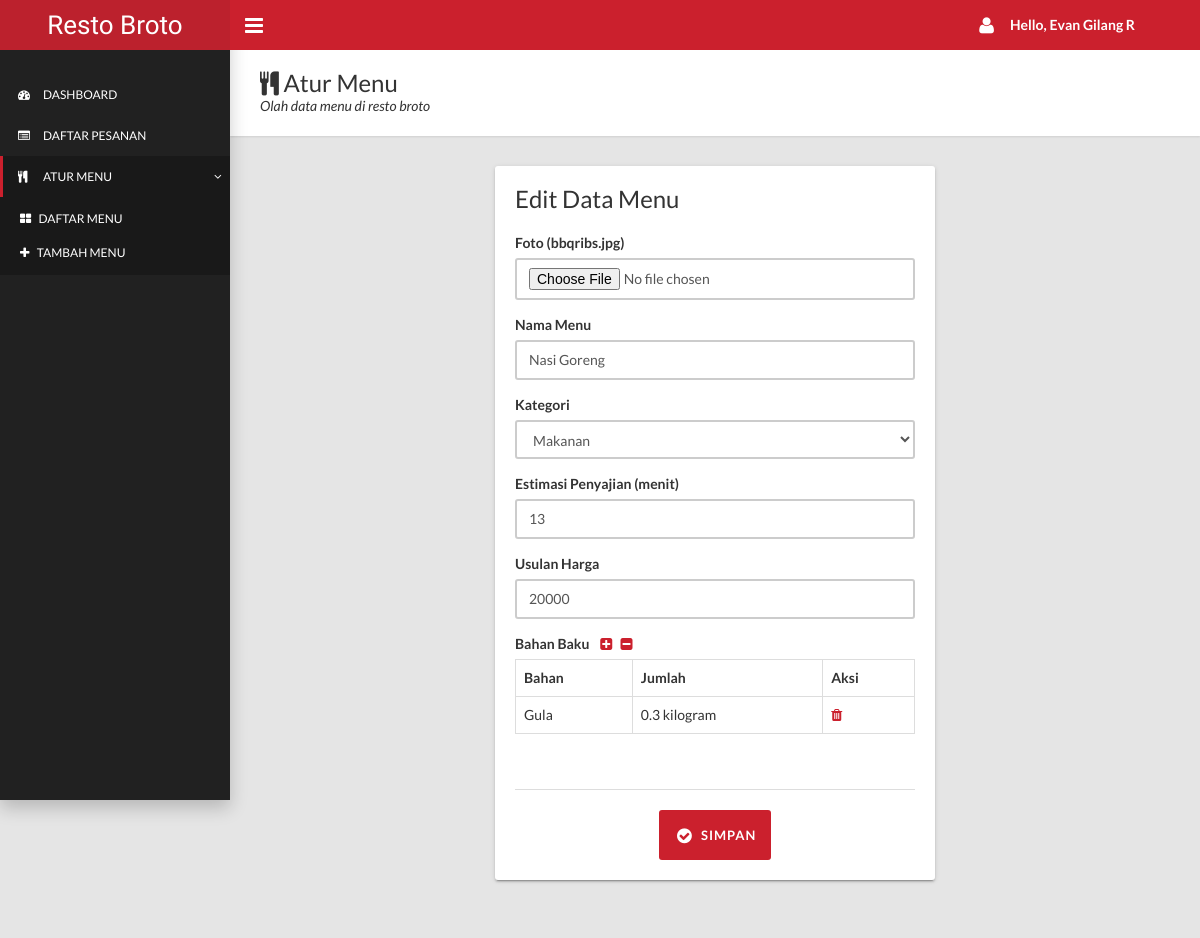
Screenshot of /koki/menu_edit.php?id=1 (signed in) with the database file from the repository.
### tables this page shows
CREATE TABLE IF NOT EXISTS menu(
    id_menu INT(11) AUTO_INCREMENT PRIMARY KEY,
    nama_menu VARCHAR(51) NOT NULL,
    foto VARCHAR(51) NOT NULL,
    kategori ENUM('Makanan', 'Minuman') DEFAULT 'makanan' NOT NULL,
    estimasi_penyajian TINYINT NOT NULL,
    harga DOUBLE NOT NULL,
    status ENUM('Ya', 'Tidak') DEFAULT 'TIDAK' NOT NULL
);

CREATE TABLE IF NOT EXISTS menu_detail(
    id_detail_menu INT(11) AUTO_INCREMENT PRIMARY KEY,
    id_menu INT(11) NOT NULL,
    id_bahanbaku INT(11) NOT NULL,
    qty FLOAT NOT NULL,

    CONSTRAINT fk_detail_menu FOREIGN KEY(id_menu) REFERENCES menu(id_menu) ON UPDATE CASCADE ON DELETE CASCADE,
    CONSTRAINT fk_detail_menu_bahanbaku FOREIGN KEY(id_bahanbaku) REFERENCES bahanbaku(id_bahanbaku) ON UPDATE CASCADE
);

CREATE TABLE IF NOT EXISTS bahanbaku(
    id_bahanbaku INT(11) AUTO_INCREMENT PRIMARY KEY,
    nik VARCHAR(21) NOT NULL,
    nama_bahanbaku VARCHAR(51) NOT NULL,
    stok FLOAT NOT NULL,
    satuan VARCHAR(31) NOT NULL,
    tgl_masuk DATE NOT NULL,
    tgl_kadaluarsa DATE NOT NULL,
    
    CONSTRAINT fk_bahanbaku_pegawai FOREIGN KEY(nik) REFERENCES pegawai(nik) ON UPDATE CASCADE
);

### koki/menu_edit.php (the view, shortened to what this page needs)
<?php
  require_once "../proses/connection.php";
  if(isset($_GET['id'])) {
        $id = $_GET['id'];
        $nama = "";
        $foto = "";
        $kategori = "";
        $estimasi = "";
        $harga = "";
        $strQuery = "SELECT id_menu, nama_menu, foto, kategori, estimasi_penyajian, harga FROM menu WHERE id_menu = '$id'";
        $query = mysqli_query($connection, $strQuery);
        if($query){
            $result = mysqli_fetch_array($query, MYSQLI_ASSOC);
            $nama = $result['nama_menu'];
            $foto = $result['foto'];
            $kategori = $result['kategori'];
            $estimasi = $result['estimasi_penyajian'];
            $harga = $result['harga'];
        }
  }
?>
<!DOCTYPE html>
<html>
<head>
  <link rel="stylesheet" type="text/css" href="../assets/css/style.css">
</head>
<body class="sidebar-mini fixed">
  <div class="wrapper">
    <header class="main-header hidden-print"><a href="#" class="logo">Resto Broto</a>
      <nav class="navbar navbar-static-top">
        <a href="#" data-toggle="offcanvas" class="sidebar-toggle"></a>
        <div class="navbar-custom-menu">
          <ul class="top-nav">
            <li class="dropdown">
              <a href="#" data-toggle="dropdown" role="button" aria-haspopup="true" aria-expanded="false" class="dropdown-toggle"><i class="fa fa-user fa-lg" style="margin-right: 16px;"></i><b>Hello, <?php echo $_SESSION['nama_pegawai'];?></b></a>
            </li>
          </ul>
        </div>
      </nav>
    </header>
    <aside class="main-sidebar hidden-print">
      <section class="sidebar">
        <ul class="sidebar-menu" style="padding-top: 24px;">
          <li><a href="index.php"><i class="fa fa-dashboard"></i><span>Dashboard</span></a></li>
          <li><a href="pesanan_list.php"><i class="fa fa-list-alt"></i><span>Daftar Pesanan</span></a></li>
          <li class="treeview active"><a href="#"><i class="fa fa-cutlery"></i><span>Atur Menu</span><i class="fa fa-angle-right"></i></a>
            <ul class="treeview-menu">
              <li><a href="menu_list.php"><i class="fa fa-th-large"></i> Daftar Menu</a></li>
              <li><a href="menu_tambah.php"><i class="fa fa-plus"></i> Tambah Menu</a></li>
            </ul>
          </li>
        </ul>
      </section>
    </aside>
    <div class="content-wrapper">
      <div class="page-title">
        <div>
          <h1><i class="fa fa-cutlery"></i> Atur Menu</h1>
          <p>Olah data menu di resto broto</p>
        </div>
      </div>
      <div class="row">
        <div class="col-md-3"></div>
        <div class="col-md-6">
          <div class="card">
            <h3 class="card-title">Edit Data Menu</h3>
            <div class="card-body">
              <form id="form-menu" method="post" action="proses/menu_edit_proses.php" enctype="multipart/form-data">
                <div class="form-group">
                  <label class="control-label">Foto (<?php echo $foto;?>)</label>
                  <input type="file" class="form-control" name="foto">
                </div>
                <div class="form-group">
                  <label class="control-label">Nama Menu</label>
                  <input type="text" name="nama" placeholder="Masukkan nama menu" class="form-control" value="<?php echo $nama;?>" required>
                </div>
                <div class="form-group">
                  <label class="control-label">Kategori</label>
                  <select class="form-control" name="kategori">
                    <option value="Makanan" <?php if ($kategori == "Makanan") echo "selected";?>>Makanan</option>
                  </select>
                </div>
                <div class="form-group">
                  <label class="control-label">Estimasi Penyajian (menit)</label>
                  <input type="number" name="estimasi" placeholder="Masukkan estimasi penyajian" class="form-control" value="<?php echo $estimasi;?>"
                    required>
                </div>
                <div class="form-group">
                  <label class="control-label">Usulan Harga</label>
                  <input type="number" name="harga" placeholder="Masukkan harga" class="form-control" value="<?php echo $harga;?>" required>
                </div>
                <div class="form-group">
                  <label class="control-label">Bahan Baku &nbsp;&nbsp;&nbsp;<a onClick="addField()" style="cursor: pointer;"><i class="fa fa-plus-square"></i></a>&nbsp;&nbsp;&nbsp;<a onClick="deleteField()" style="cursor: pointer;"><i class="fa fa-minus-square"></i></a></label>
                  <div class="table-responsive">
                    <table class="table table-hover table-bordered">
                      <thead>
                        <tr>
                          <th>Bahan</th>
                          <th>Jumlah</th>
                          <th>Aksi</th>
                        </tr>
                      </thead>
                      <tbody>
                        <?php
                              $strQuery = "SELECT md.id_detail_menu, bb.nama_bahanbaku, bb.satuan, md.qty, m.id_menu
                                          FROM menu_detail md INNER JOIN menu m ON md.id_menu = m.id_menu
                                          INNER JOIN bahanbaku bb ON md.id_bahanbaku = bb.id_bahanbaku
                                          WHERE md.id_menu = $result[id_menu]";
                              $subQuery = mysqli_query($connection, $strQuery);
                              while($subResult = mysqli_fetch_assoc($subQuery)){
                                echo "<tr id=$subResult[id_detail_menu]>";
                                echo "<td>$subResult[nama_bahanbaku]</td>";
                                echo "<td>$subResult[qty] $subResult[satuan]</td>";
                                echo "<td><a href=# class=btn-link onClick=deleteConfirm($subResult[id_detail_menu])>
                                    <i class=\"fa fa-trash\"></i>
                                </a></td>";
                                echo "</tr>";
                              }
                          ?>
                      </tbody>
                    </table>
                    <div class="table-responsive">
                    </div>
                  </div>
                </div>
                <div class="card-footer" style="text-align: center;">
                  <button type="submit" class="btn btn-primary icon-btn input-lg"><i class="fa fa-fw fa-lg fa-check-circle"></i>Simpan</button>
                </div>
              </form>
            </div>
          </div>
        </div>
      </div>
    </div>
  </div>
</body>
</html>

### rows the page displays
menu: foto "bbqribs.jpg", nama "Nasi Goreng", kategori "Makanan", estimasi "13", harga "20000"
menu_detail: id_bahanbaku.nama_bahanbaku "Gula", qty "0.3", id_bahanbaku.satuan "kilogram"

### other values shown
$_SESSION['nama_pegawai'] "Evan Gilang R"
